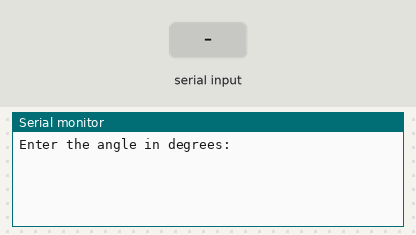
This sketch was run on a simulated Arduino Uno, built with avr-gcc and run on an emulated ATmega328P. On the bench: the last lines printed to the serial monitor. The test bench sets the inputs (shaded band).

Above: at 1.2 s.
1.3 s: "90,45\n" received over Serial
At 2.1 s:
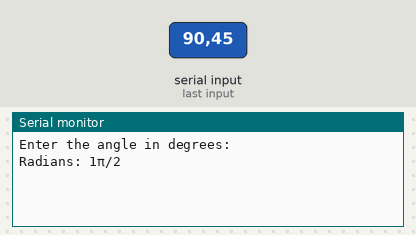
3.8 s: "30,150\n" received over Serial
At 4.5 s:
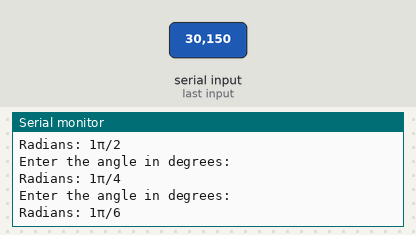
Timing chart, 0 to 6.8 s (numbered marks = the images above; inputs shaded):
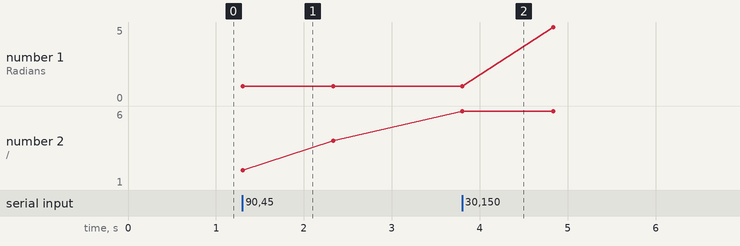

The sketch:

radian_computer.ino
```cpp
// Arduino code to convert degrees to radians in fraction form

void setup() {
  Serial.begin(9600);
}

void loop() {
  // Prompt for user input
  Serial.println("Enter the angle in degrees:");

  while (!Serial.available()) {
    // Wait for user input
  }

  // Read the input value
  int degrees = Serial.parseInt();

  // Convert degrees to radians
  float radians = degrees * 3.14159 / 180.0;

  // Calculate the fraction form
  int numerator = round(radians * 180.0 / 3.14159);
  int denominator = 180;

  // Find the greatest common divisor
  int gcd = findGCD(numerator, denominator);

  // Simplify the fraction
  numerator /= gcd;
  denominator /= gcd;

  // Print the result
  Serial.print("Radians: ");
  Serial.print(numerator);
  Serial.print("π/");
  Serial.println(denominator);

  // Wait for a moment before accepting new input
  delay(1000);
}

// Function to find the greatest common divisor (Euclidean algorithm)
int findGCD(int a, int b) {
  while (b != 0) {
    int temp = b;
    b = a % b;
    a = temp;
  }
  return a;
}
```

Measured:
- after the input at 1.3 s, the serial monitor: prints a new line at once (image 1)
- after the input at 3.8 s, the serial monitor: prints a new line at once (image 2)
